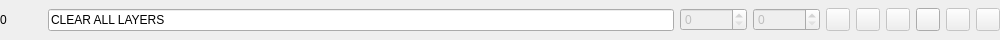
<?xml version="1.0" encoding="UTF-8"?>
<ui version="4.0">
 <class>gui::clear</class>
 <widget class="QWidget" name="gui::clear">
  <property name="geometry">
   <rect>
    <x>0</x>
    <y>0</y>
    <width>1000</width>
    <height>40</height>
   </rect>
  </property>
  <layout class="QHBoxLayout" name="layout">
   <property name="leftMargin">
    <number>0</number>
   </property>
   <property name="topMargin">
    <number>0</number>
   </property>
   <property name="rightMargin">
    <number>0</number>
   </property>
   <property name="bottomMargin">
    <number>0</number>
   </property>
   <item>
    <widget class="QLabel" name="nr">
     <property name="sizePolicy">
      <sizepolicy hsizetype="Preferred" vsizetype="Preferred">
       <horstretch>1</horstretch>
       <verstretch>0</verstretch>
      </sizepolicy>
     </property>
     <property name="text">
      <string>0</string>
     </property>
    </widget>
   </item>
   <item>
    <widget class="QLineEdit" name="lineEdit">
     <property name="sizePolicy">
      <sizepolicy hsizetype="Expanding" vsizetype="Fixed">
       <horstretch>15</horstretch>
       <verstretch>0</verstretch>
      </sizepolicy>
     </property>
     <property name="text">
      <string>CLEAR ALL LAYERS</string>
     </property>
     <property name="readOnly">
      <bool>true</bool>
     </property>
    </widget>
   </item>
   <item>
    <widget class="QSpinBox" name="from">
     <property name="enabled">
      <bool>false</bool>
     </property>
     <property name="toolTip">
      <string>From</string>
     </property>
     <property name="maximum">
      <number>999999</number>
     </property>
    </widget>
   </item>
   <item>
    <widget class="QSpinBox" name="to">
     <property name="enabled">
      <bool>false</bool>
     </property>
     <property name="toolTip">
      <string>To</string>
     </property>
     <property name="maximum">
      <number>999999</number>
     </property>
    </widget>
   </item>
   <item>
    <widget class="QToolButton" name="fade_in">
     <property name="enabled">
      <bool>false</bool>
     </property>
     <property name="toolTip">
      <string>Fade In</string>
     </property>
     <property name="icon">
      <iconset resource="../res/icons.qrc">
       <normaloff>:/fade_in.png</normaloff>:/fade_in.png</iconset>
     </property>
     <property name="iconSize">
      <size>
       <width>16</width>
       <height>16</height>
      </size>
     </property>
     <property name="checked">
      <bool>false</bool>
     </property>
    </widget>
   </item>
   <item>
    <widget class="QToolButton" name="fade_out">
     <property name="enabled">
      <bool>false</bool>
     </property>
     <property name="toolTip">
      <string>Fade Out</string>
     </property>
     <property name="icon">
      <iconset resource="../res/icons.qrc">
       <normaloff>:/fade_out.png</normaloff>:/fade_out.png</iconset>
     </property>
     <property name="iconSize">
      <size>
       <width>16</width>
       <height>16</height>
      </size>
     </property>
     <property name="checked">
      <bool>false</bool>
     </property>
    </widget>
   </item>
   <item>
    <widget class="QToolButton" name="loop">
     <property name="enabled">
      <bool>false</bool>
     </property>
     <property name="toolTip">
      <string>Loop</string>
     </property>
     <property name="icon">
      <iconset resource="../res/icons.qrc">
       <normaloff>:/loop.png</normaloff>:/loop.png</iconset>
     </property>
     <property name="iconSize">
      <size>
       <width>16</width>
       <height>16</height>
      </size>
     </property>
    </widget>
   </item>
   <item>
    <widget class="QToolButton" name="play">
     <property name="toolTip">
      <string>Play</string>
     </property>
     <property name="icon">
      <iconset resource="../res/icons.qrc">
       <normaloff>:/play.png</normaloff>:/play.png</iconset>
     </property>
     <property name="iconSize">
      <size>
       <width>16</width>
       <height>16</height>
      </size>
     </property>
    </widget>
   </item>
   <item>
    <widget class="QToolButton" name="pause">
     <property name="enabled">
      <bool>false</bool>
     </property>
     <property name="toolTip">
      <string>Pause</string>
     </property>
     <property name="icon">
      <iconset resource="../res/icons.qrc">
       <normaloff>:/pause.png</normaloff>:/pause.png</iconset>
     </property>
     <property name="iconSize">
      <size>
       <width>16</width>
       <height>16</height>
      </size>
     </property>
    </widget>
   </item>
   <item>
    <widget class="QToolButton" name="stop">
     <property name="enabled">
      <bool>false</bool>
     </property>
     <property name="toolTip">
      <string>Stop</string>
     </property>
     <property name="icon">
      <iconset resource="../res/icons.qrc">
       <normaloff>:/stop.png</normaloff>:/stop.png</iconset>
     </property>
     <property name="iconSize">
      <size>
       <width>16</width>
       <height>16</height>
      </size>
     </property>
    </widget>
   </item>
  </layout>
 </widget>
 <resources>
  <include location="../res/icons.qrc"/>
 </resources>
 <connections/>
</ui>
